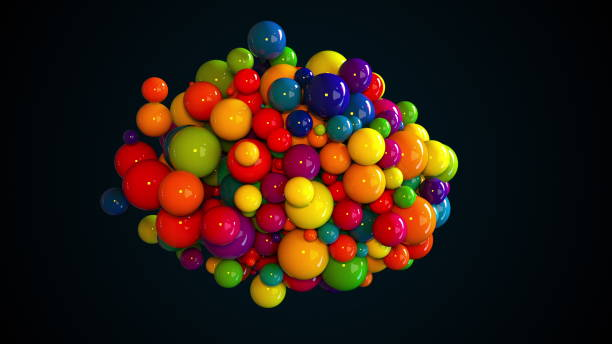
#> input picture DIP Lab 2/image_task/images/image.jpg, 612 x 344 px, found by its file name; the run also reads 1 picture not shown here
$ jupyter execute code.ipynb
#> lines starting #> are read from the running program, lines starting #| are printed output that depends on the picture
# Abdullah Khalil

**Enrollment**: 01-134212-007
**GitHub Repository**: [DIP LAB](https://github.com/Abdullah-Khalil123/DIP-LAB)
**Assignment No**: 2

# Task 2

[cell 1]
import cv2

[cell 2]
image_path = 'image_task/data/image.jpg'
image_path2 = r'C:\Users\Abdullah\Desktop\Assignments\DIP LAB\DIP Lab 2\image_task\images\image.jpg'

[cell 3]
image = cv2.imread(image_path2)
#> image is the input picture: shape (344, 612, 3); mean B, G, R 18.8, 28.1, 44.5

[cell 4]
cv2.imshow('image',image)
cv2.waitKey(0)
cv2.destroyAllWindows()

[cell 5]
image.shape
#> Out = (344, 612, 3)

# Task 3

[cell 6]
from PIL import Image

image = Image.open('image_task/data/image.jpg')

image.show()

[cell 7]
import matplotlib.pyplot as plt

image = cv2.imread('image_task/images/image.jpg')

image_rgb = cv2.cvtColor(image, cv2.COLOR_BGR2RGB)

plt.imshow(image_rgb)
plt.axis('off')
plt.title('Image Displayed using Matplotlib')
plt.show()

[cell 8]
cv2.imshow('image',image)
cv2.waitKey(0)
cv2.destroyAllWindows()

# Task 4

[cell 9]
import cv2
import numpy as np

image = cv2.imread('image_task/data/image.jpg')

blue_channel, green_channel, red_channel = cv2.split(image)
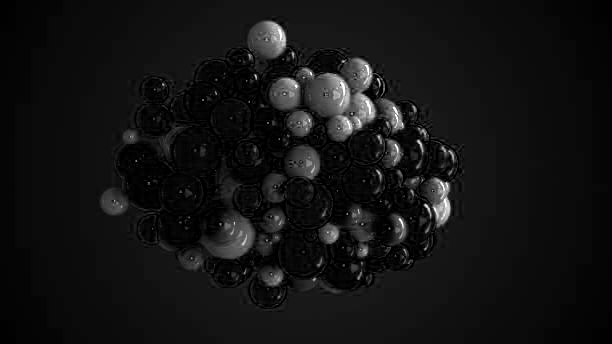
#> blue_channel: shape (344, 612); min 0, max 255, mean 18.8
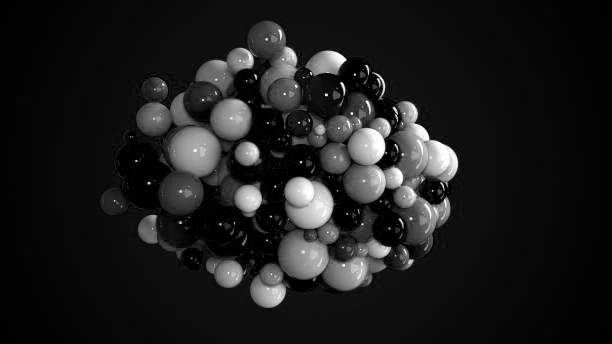
#> green_channel: shape (344, 612); min 0, max 255, mean 28.1
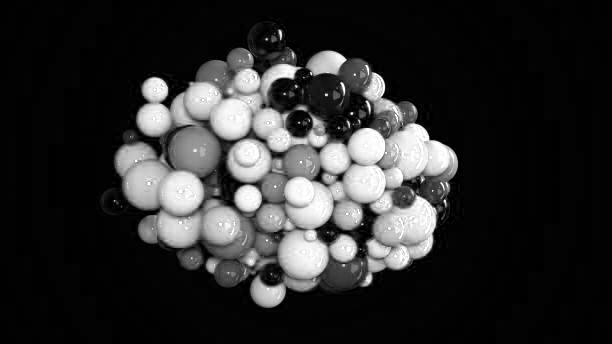
#> red_channel: shape (344, 612); min 0, max 255, mean 44.5

cv2.imshow('Blue Channel', blue_channel)
cv2.imshow('Green Channel', green_channel)
cv2.imshow('Red Channel', red_channel)

cv2.waitKey(0)
cv2.destroyAllWindows()

# Task 5

[cell 10]
from sklearn.datasets import load_iris
import pandas as pd

iris = load_iris()

df = pd.DataFrame(data=iris.data, columns=iris.feature_names)

df['species'] = iris.target + 1

print("Iris Dataset Loaded:\n")
print(df.head(10))

print("\nDataset Information:")
print(df.info())

print("\nCount of Each Flower Type:")
print(df['species'].value_counts())

print("\nFull Iris Dataset:")
print(df)

[cell 11]
import cv2
import numpy as np

image = cv2.imread('image_task/data/image.jpg')

blue_channel, green_channel, red_channel = cv2.split(image)

grayscale_image = (0.299 * red_channel + 0.587 * green_channel + 0.114 * blue_channel).astype(np.uint8)
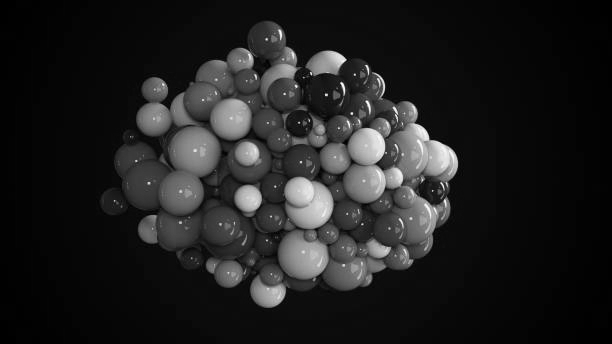
#> grayscale_image: shape (344, 612); min 0, max 252, mean 31.3


cv2.imshow('Grayscale Image', grayscale_image)

plt.imshow(cv2.cvtColor(grayscale_image,cv2.COLOR_BGR2RGB))

cv2.waitKey(0)
cv2.destroyAllWindows()
